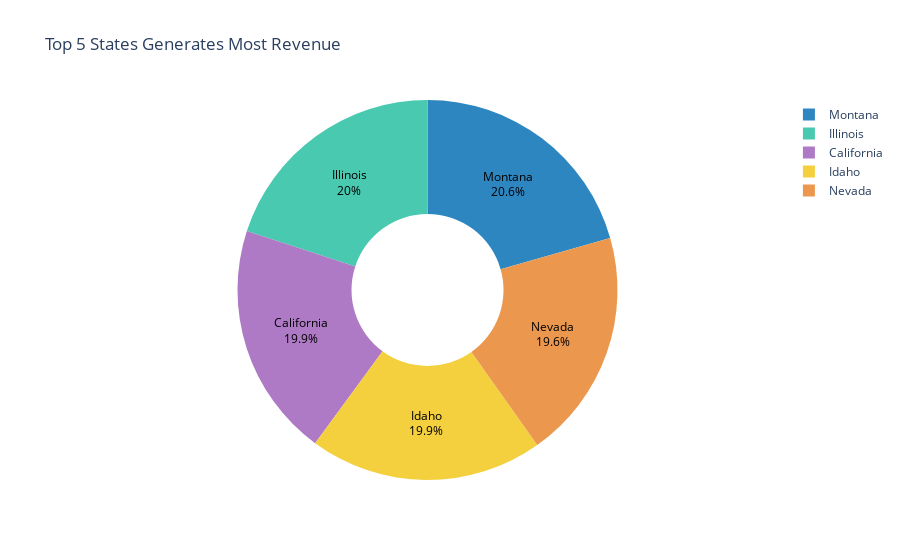

Notebook source saved alongside this figure:
### Code cell
fig = go.Figure(go.Pie(labels=top_5.index,values=top_5.values,hole=0.4,text=top_5.index,marker=dict(colors = colors),
    textfont=dict(color='black')))
fig.update_layout(title = 'Top 5 States Generates Most Revenue')
fig.show()

### Figure 1 — Plotly figure (JSON) as saved in the notebook; plotly's stock layout.template omitted (floating-point values rounded to 4 significant figures)
{"data": [{"hole": 0.4, "labels": ["Montana", "Illinois", "California", "Idaho", "Nevada"], "marker": {"colors": ["#2E86C1", "#48C9B0", "#AF7AC5", "#F4D03F", "#EB984E", "#EC7063", "#5D6D7E", "#82E0AA"]}, "text": ["Montana", "Illinois", "California", "Idaho", "Nevada"], "textfont": {"color": "black"}, "type": "pie", "values": [5784, 5617, 5605, 5587, 5514]}], "layout": {"title": {"text": "Top 5 States Generates Most Revenue"}}}
